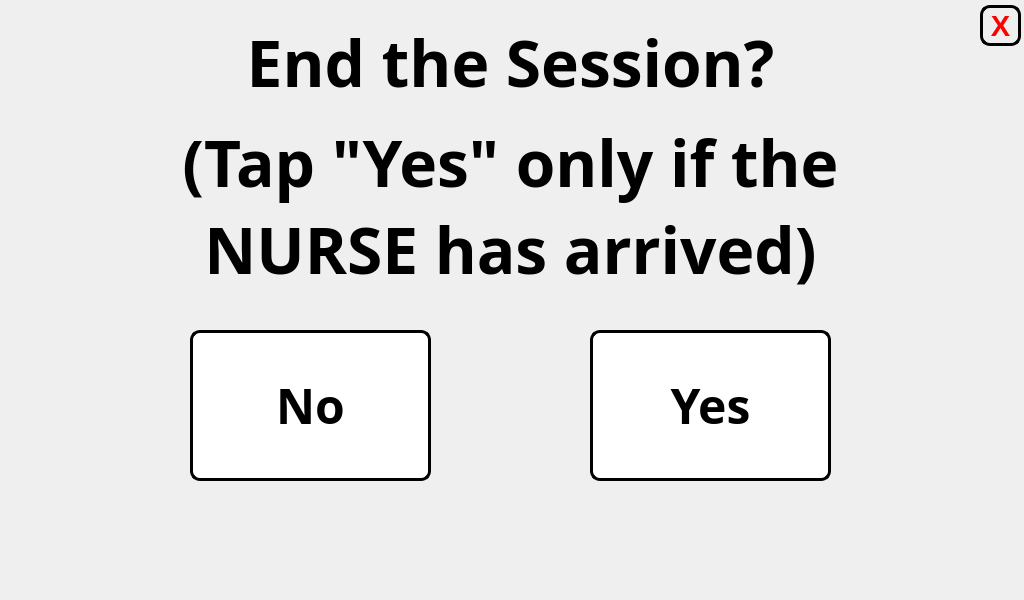
<?xml version="1.0" encoding="UTF-8"?>
<ui version="4.0">
 <class>MainWindow</class>
 <widget class="QMainWindow" name="MainWindow">
  <property name="geometry">
   <rect>
    <x>0</x>
    <y>0</y>
    <width>1024</width>
    <height>600</height>
   </rect>
  </property>
  <property name="minimumSize">
   <size>
    <width>1024</width>
    <height>600</height>
   </size>
  </property>
  <property name="maximumSize">
   <size>
    <width>1024</width>
    <height>600</height>
   </size>
  </property>
  <property name="windowTitle">
   <string>Confirmation Procedure</string>
  </property>
  <widget class="QWidget" name="centralwidget">
   <widget class="QLabel" name="TITLE">
    <property name="geometry">
     <rect>
      <x>0</x>
      <y>-40</y>
      <width>1021</width>
      <height>391</height>
     </rect>
    </property>
    <property name="font">
     <font>
      <family>Unispace</family>
      <pointsize>72</pointsize>
      <weight>75</weight>
      <bold>true</bold>
     </font>
    </property>
    <property name="text">
     <string>&lt;html&gt;&lt;head/&gt;&lt;body&gt;&lt;p align=&quot;center&quot;&gt;&lt;span style=&quot; font-size:48pt;&quot;&gt;End the Session?&lt;/span&gt;&lt;/p&gt;&lt;p align=&quot;center&quot;&gt;&lt;span style=&quot; font-size:48pt;&quot;&gt;(Tap &amp;quot;Yes&amp;quot; only if the&lt;br/&gt;NURSE has arrived)&lt;/span&gt;&lt;/p&gt;&lt;/body&gt;&lt;/html&gt;</string>
    </property>
    <property name="alignment">
     <set>Qt::AlignCenter</set>
    </property>
   </widget>
   <widget class="QPushButton" name="no_button">
    <property name="geometry">
     <rect>
      <x>190</x>
      <y>330</y>
      <width>241</width>
      <height>151</height>
     </rect>
    </property>
    <property name="font">
     <font>
      <family>PibotoLt</family>
      <pointsize>36</pointsize>
      <weight>75</weight>
      <bold>true</bold>
     </font>
    </property>
    <property name="styleSheet">
     <string notr="true">QPushButton:hover:!pressed
{
  background-color: rgb(195,30,60);
}

QPushButton
{
  background-color: white;
color: black;
border-style: outset;
border-width: 3px;
border-radius:10px;
border-color: black;
}
</string>
    </property>
    <property name="text">
     <string>No</string>
    </property>
   </widget>
   <widget class="QPushButton" name="yes_button">
    <property name="geometry">
     <rect>
      <x>590</x>
      <y>330</y>
      <width>241</width>
      <height>151</height>
     </rect>
    </property>
    <property name="font">
     <font>
      <family>PibotoLt</family>
      <pointsize>36</pointsize>
      <weight>75</weight>
      <bold>true</bold>
     </font>
    </property>
    <property name="styleSheet">
     <string notr="true">QPushButton:hover:!pressed
{
  background-color: rgb(195,30,60);
}

QPushButton
{
  background-color: white;
color: black;
border-style: outset;
border-width: 3px;
border-radius:10px;
border-color: black;
}
</string>
    </property>
    <property name="text">
     <string>Yes</string>
    </property>
   </widget>
   <widget class="QLabel" name="label">
    <property name="geometry">
     <rect>
      <x>0</x>
      <y>0</y>
      <width>1024</width>
      <height>600</height>
     </rect>
    </property>
    <property name="minimumSize">
     <size>
      <width>1024</width>
      <height>600</height>
     </size>
    </property>
    <property name="maximumSize">
     <size>
      <width>1024</width>
      <height>600</height>
     </size>
    </property>
    <property name="text">
     <string/>
    </property>
    <property name="pixmap">
     <pixmap>pictures/program_pictures/main_wallpaper.png</pixmap>
    </property>
   </widget>
   <widget class="QPushButton" name="close_button">
    <property name="geometry">
     <rect>
      <x>980</x>
      <y>5</y>
      <width>41</width>
      <height>41</height>
     </rect>
    </property>
    <property name="font">
     <font>
      <pointsize>22</pointsize>
      <weight>75</weight>
      <bold>true</bold>
     </font>
    </property>
    <property name="styleSheet">
     <string notr="true">QPushButton:hover:!pressed
{
  background-color: rgb(195,30,60);
}

QPushButton
{

color: red;
border-style: outset;
border-width: 3px;
border-radius:10px;
border-color: black;
}
</string>
    </property>
    <property name="text">
     <string>X</string>
    </property>
   </widget>
   <zorder>label</zorder>
   <zorder>TITLE</zorder>
   <zorder>no_button</zorder>
   <zorder>yes_button</zorder>
   <zorder>close_button</zorder>
  </widget>
 </widget>
 <resources/>
 <connections/>
</ui>
